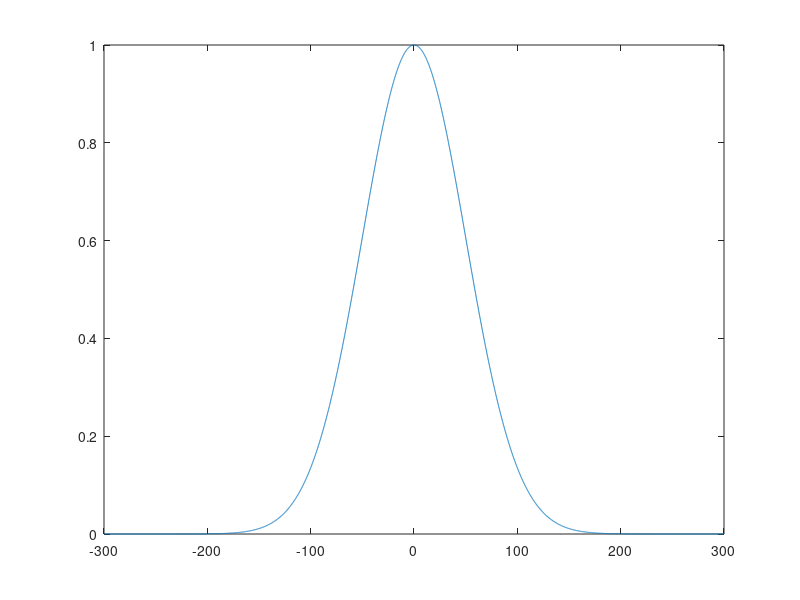

This chart was generated by the following MATLAB code:
function gen_gaussian(sigma)
if (~exist('sigma', 'var'))
    sigma = 50;
end
dt = 0.1;
wr = sigma * 6;
wt = -wr:dt:wr;
wf = normpdf(wt, 0, sigma);
wf = wf ./ max(wf);
plot(wt, wf);
save(['Gaussian_',num2str(sigma),'.mat'],...
     'dt', 'wr', 'wt', 'wf');
end